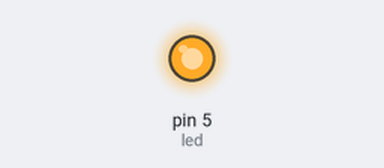
A sketch run on a simulated Arduino Uno, built with avr-gcc and run on an emulated ATmega328P. On the bench: output pins drawn as LEDs (lit = HIGH). No radio packets arrive unless stated; pins used as bus, display or sensor lines are not drawn.

Above: at 0.03 s.
At 5.0 s:
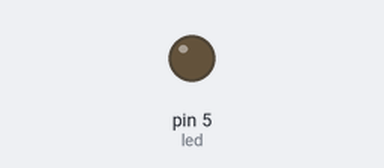
Timing chart, 0 to 13.1 s (numbered marks = the images above):
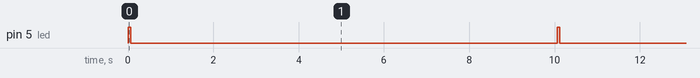

Measured:
- by itself, pin 5 (led): alternates HIGH for 0.06 s and LOW for 10.0 s

The sketch:

UNO_as_sensor.ino
```cpp
//----------------------------------------------------------------
/*
   Hardware setup:
   MMA8452 Breakout ------------ Arduino
       3.3V --------------------- 3.3V
       SDA ----------------------- A4
       SCL ----------------------- A5
       INT2 ---------------------- D3
       INT1 ---------------------- D2
       GND ---------------------- GND

    NRF Hardware SPI:
       MISO ->  D12 purple
       MOSI ->  D11 blue
       SCK  ->   D13 grey
       CSN  ->  D10 brown
       CE    ->     D8 green (chip is active if CE is high)
       POWR -> D9 red

*/


//----------------------------------------------------------------
#include "i2c.h"  // not the wire library, can't use pull-ups
#include <avr/sleep.h>
 #include <avr/wdt.h>
#include <SPI.h>
#include "nRF24L01.h"
#include "RF24.h"


#define SENSOR_ADDRESS 2

//-----------------------------------------------------------------
#define digitalPin4   4
#define digitalPin5   5
#define digitalPin6   6
#define digitalPin7   7
#define nrfPower     7

#define CE_PIN      8
#define CS_PIN      9
#define BASE_ADDRESS 0x6261736531LL

#define  WHO_AM_I                    0x0D
#define  ACCELERATOR_NAME            0x2A
#define  FIRST_ACCELERATOR_ADDRESS   0x1D
#define  SECOND_ACCELERATOR_ADDRESS  0x1C

#define SERIAL_SPEED 115200

#define TWO_G      0
#define FOUR_G     1
#define HEIGHT_G   2

#define ACCELERO_STANDBY  0xFE
#define ACCELERO_ACTIVE   0x01


//------------------------------------------------------------------
#define CTRL_REG2  0x2B
#define NO_SLEEP   0x00
#define AUTO_SLEEP 0x04

#define SLEEP_NORMAL_POWER_MODE     0x00 // bit 3 and 4
#define SLEEP_LOW_POWER_MODE        0x08 // bit 3 and 4
#define SLEEP_MIN_POWER_MODE        0x18 // bit 3 and 4

#define WAKE_NORMAL_SAMPLING_MODE   0x00 // bit 0 and 1
#define WAKE_LOW_SAMPLING_MODE      0x3 // bit 0 and 1


//------------------------------------------------------------------
#define CTRL_REG1                   0x2A
#define CLEAR_SAMPLE_RATE_SETTING   0x06
#define SLEEP_MODE_SAMPLE_RATE_12Hz 0x40 //bit 7 and 6
#define SLEEP_MODE_SAMPLE_RATE_50Hz 0x00
#define WAKE_MODE_SAMPLE_RATE_12Hz  0x28
#define WAKE_MODE_SAMPLE_RATE_800Hz  0

#define DEEP_SLEEP_MODE    0b000000011
#define SLEEP_MODE_ON        0x04
#define SLEEP_MODE_OFF      0xFB

#define SLEEP_SAMPLING_SLOW 0b01000000
#define WAKE_SAMPLING_SLOW  0b00101000

#define GO_TO_SLEEP_TIMEOUT         0x29
#define SLEEP_IMMEDIATELY             0
#define SLEEP_AFTER_10_SEC_AT_12Hz   31
#define SLEEP_AFTER_5_SEC_AT_12Hz    15
#define SLEEP_AFTER_5_SEC_AT_800Hz   15


#define XYZ_DATA_CFG             0x0E
#define HEIGH_HUNDRED_HZ 0xC7
#define TWELVE_HZ                   0xEF

//------------------------------------------------------------------
#define INTERRUPT_WAKE         0x2C
#define INTERRUPT_ACTIVE_HIGH  0x02
#define WAKE_ON_TRANSIENT      0x40 //bit 6
#define WAKE_ON_FREE_FALL      0x08  //bit 3
#define WAKE_ON_PULSE          0x10
#define WAKE_ON_MOTION         0x08 //same as Free fall here
#define WAKE_ON_ALL            0x78

//------------------------------------------------------------------
#define INTERRUPT_ENABLED      0x2D
#define INTERRUPT_DATA_READY   0x01
#define INTERRUPT_MOTION       0x04
#define INTERRUPT_PULSE        0x08
#define INTERRUPT_ORIENTATION  0x10
#define INTERRUPT_TRANSIENT    0x20
#define INTERRUPT_SLEEP_MODE   0x80

//------------------------------------------------------------------
#define INTERRUPT_PIN_ASSIGNMENT 0x2E
#define DATA_READY_PIN1        0x01
#define MOTION_ON_PIN1         0x04
#define PULSE_ON_PIN1          0x08
#define ROTATE_ON_PIN1         0x10
#define TRANSIENT_ON_PIN1      0x20
#define SLEEP_ON_PIN1          0x80

//------------------------------------------------------------------
#define PULSE_CONFIGURATION           0x21
#define PULSE_TIME_WINDOW               0x26
#define INTERVAL_BETWEEN_PULSES 0x27
#define PULSE_SINGLE_TAP_X_Y_Z      0x15
#define PULSE_THRESHOLD_X               0x23
#define PULSE_THRESHOLD_Y               0x24
#define PULSE_THRESHOLD_Z               0x25
#define FLAG_PULSES                              0x40  // Pulses occurence are kept in a variable until that variable is read

//------------------------------------------------------------------
#define MOTION_CONFIGURATION 0x15
#define FREE_FALL_DETECTOR      0x00 //carefull, this needs an NAND to function
#define MOTION_DETECTOR            0x40
#define X_AXIS_ENABLED                 0x08
#define Y_AXIS_ENABLED                 0x10
#define Z_AXIS_ENABLED                 0x20
#define FLAG_MOTIONS                    0x80  // Motion occurence are kept in a variable until that variable is read

//------------------------------------------------------------------
#define MOTION_THRESHOLD         0x17  //Range is from 0 to 127
#define THRESHOLD_ZERO            0x02
#define THRESHOLD_TINY            0x04
#define THRESHOLD_MINI            0x06
#define THRESHOLD_MINI_SMALL      0xA
#define THRESHOLD_SMALL           0xC
#define THRESHOLD_MEDIUM          0x14
#define THRESHOLD_BIG             0x20
#define THRESHOLD_HUGHE           0x30

#define MOTION_SAMPLE 0x18 // 8 bit value for window of samples to look at for motion detection
#define MINIMUM_SAMPLE   1
#define ZERO_SAMPLE      2
#define ONE_SAMPLE       3
#define TINY_SAMPLE      4
#define CUTE_SAMPLE      5
#define MINI_SAMPLE      8
#define SMALL_SAMPLE    16
#define MEDIUM_SAMPLE   32
#define LARGE_SAMPLE     64
#define BIG_SAMPLE         128
#define MAX_SAMPLE        255

#define START_ACCELERATOR_FAILED 99999
#define START_SENSOR_OK          00000
#define COVER_FLIPPED            99998
#define COVER_OPEN               60000


#define DATA_PAYLOAD unsigned int
// ++++++++++++++++++++++++++++++++++++++++++++++++++++++++++++

int led = 5;

int firstInterruptPin       = 2 ;
int secondInterruptPin = 3 ;
const byte dataRate    = 0 ;  // output data rate: 0=800Hz, 1=400, 2=200, 3=100, 4=50, 5=12.5, 6=6.25, 7=1.56
const uint64_t baseAddress = BASE_ADDRESS ;

int accelCount[6]              ;  // Stores the 12-bit signed value
int oldAccelCount[6]         ;  // Stores the 12-bit signed value
int veryOldAccelCount[6] ;  // Stores the 12-bit signed value

boolean firstAcceleratorPlugged       = false ;
boolean secondAcceleratorPlugged = false ;
boolean knownProblemWithAccelerometer = false ;
volatile boolean binCoverMoves        = false ;
volatile boolean isSendingToServer   = false ;

unsigned long lastInterrupt = millis();

// --------------------------------------------------------------------------------------------------------------
// --------------------------------------------------------------------------------------------------------------
void setup() {
      pinMode(led, OUTPUT);

    //  wdt_disable();                         // turn off watchdog to save energy
      /*digitalWrite(digitalPin4, HIGH);       // turn on pullup resistors to save energy
      digitalWrite(digitalPin5, HIGH);       // turn on pullup resistors to save energy
      digitalWrite(digitalPin6, HIGH);       // turn on pullup resistors to save energy
      digitalWrite(digitalPin7, HIGH);       // turn on pullup resistors to save energy
        */
      //Serial.begin(SERIAL_SPEED);

      pinMode      (nrfPower           , OUTPUT) ;
      digitalWrite  (nrfPower          , LOW   ) ;
      pinMode      (firstInterruptPin  , INPUT ) ;       // Set up the interrupt pins, active high, push-pull
      digitalWrite  (firstInterruptPin , LOW   ) ;
      pinMode      (secondInterruptPin , INPUT ) ;  digitalWrite  (secondInterruptPin, LOW    )  ;

       //ADCSRA = 0;
       //startAccelerometer();
       //sleepSensor();
}


// --------------------------------------------------------------------------------------------------------------
// --------------------------------------------------------------------------------------------------------------
void loop() {

           sendDataToServer(65000);
          delay(10000);

/*    if ( !isSendingToServer && binCoverMoves ) {
         isSendingToServer = true    ;
         readAccelData(accelCount, FIRST_ACCELERATOR_ADDRESS);  // Read the x/y/z adc values
         //Serial.print(accelCount[2]/5);Serial.print(' ');
         sendDataToServer(accelCount[2]/5   );
         //if (accelCount[2] < 0 )  sendDataToServer(COVER_FLIPPED);
         //else                     sendDataToServer(COVER_OPEN   );
    }
     if(!firstAcceleratorPlugged) if (startingAccelerometer(FIRST_ACCELERATOR_ADDRESS)) firstAcceleratorPlugged = true;
     */
}

// --------------------------------------------------------------------------------------------------------------
void motionDetected(){
          if ( isSendingToServer ) return;
          sleep_disable();
          detachInterrupt(0);
          binCoverMoves = true;
}

//---------------------------------------------------------------------------------------------------
boolean startingAccelerometer(byte thisAccelerometer){
     Serial.print("-Trying to plug accelerometer ");
     byte accelerometerName = readRegister(WHO_AM_I, thisAccelerometer);

     if (accelerometerName == ACCELERATOR_NAME ) {
           initMMA8452(TWO_G, dataRate, thisAccelerometer);
           firstAcceleratorPlugged = true;
           Serial.println("...OK");
           return true;
     }
     else {
           knownProblemWithAccelerometer = true ;
           Serial.print("...Fail for:  ");
           Serial.print(thisAccelerometer);
           Serial.print(" with error:  ");
           Serial.println(accelerometerName,HEX);
           return false;
     }
}


// --------------------------------------------------------------------------------------------------------------
void sendDataToServer (unsigned int data)  {

            digitalWrite(led, HIGH);   // turn the LED on (HIGH is the voltage level)


           lastInterrupt         = millis() ;
            binCoverMoves = false    ;
            byte sendingBuffer[2];

            //shit bat crazy: flip bits if notation is negative number an place them in right place
            boolean isNegative = (data > 32767);
            if (isNegative) data = ~data;

            data = (data << 7) ;
            data += SENSOR_ADDRESS ;
            if (isNegative) data += 32768 ; // sign bit
            Serial.println(data);
            sendingBuffer[0] = data  >> 8    ;
            sendingBuffer[1] = data &  255  ;


            digitalWrite(nrfPower,HIGH);  delay(50);
            RF24 radio(CE_PIN,CS_PIN) ;
            //radio.powerUp();


            radio.begin();
            radio.setPayloadSize(sizeof(DATA_PAYLOAD));
            radio.setRetries(15,15);
            radio.setPALevel(RF24_PA_MAX);
            radio.setDataRate(RF24_250KBPS);
            radio.setChannel(1);
            radio.setCRCLength(RF24_CRC_16);
            radio.openWritingPipe(baseAddress);
            radio.startListening() ;
            radio.stopListening();                        // First, stop listening so we can talk
            radio.write( sendingBuffer , radio.getPayloadSize() );


              delay(5);


            //attachInterrupt(0, motionDetected, CHANGE);
            radio.powerDown();
            digitalWrite(led, LOW);    // turn the LED off by making the voltage LOW
               //                  delay(1000);

           //  digitalWrite(nrfPower,LOW);
             //delay(1000);


            isSendingToServer = false    ;
          //  sleepSensor();
 }

// --------------------------------------------------------------------------------------------------------------
void sleepSensor(){
            ADCSRA = 0;
            sleep_enable();
           attachInterrupt(0, motionDetected, CHANGE);
            set_sleep_mode(SLEEP_MODE_PWR_DOWN);
            cli();
            sei();
            sleep_cpu();
            sleep_disable();

}

// --------------------------------------------------------------------------------------------------------------
void readAccelData(int * destination, unsigned char accelerometer) {
  byte rawData[6];  // x/y/z accel register data stored here
  readRegisters(0x01, 6, &rawData[0],accelerometer);  // Read the six raw data registers into data array

  for (int i=0; i<6; i+=2)  {  // loop to calculate 12-bit ADC and g value for each axis
    destination[i/2] = ((rawData[i] << 8) | rawData[i+1]) >> 4;  // Turn the MSB and LSB into a 12-bit value
    if (rawData[i] > 0x7F)  {  // If the number is negative, we have to make it so manually (no 12-bit data type)
          destination[i/2] = ~destination[i/2] + 1;
          destination[i/2] *= -1;  // Transform into negative 2's complement #
    }
  }
}

 // ---------------------------------------------------------------------------
// This function will read the status of the tap source register.   And print if there's been a single or double tap, and on what   axis.
void tapHandler(unsigned char accelerometer)
{
  byte source = readRegister(0x22,accelerometer);  // Reads the PULSE_SRC register

  if ((source & 0x10)==0x10) { // If AxX bit is set

    if ((source & 0x08)==0x08)        Serial.print("    Double Tap (2) on X"); // If DPE (double puls) bit is set // tabbing here for visibility
    else                                             Serial.print("Single (1) tap on X");

    if ((source & 0x01)==0x01)       Serial.println(" +"); // If PoIX is set
    else                                            Serial.println(" -");
  }

  if ((source & 0x20)==0x20)    {  // If AxY bit is set
    if ((source & 0x08)==0x08)        Serial.print("    Double Tap (2) on Y");// If DPE (double puls) bit is set
    else                                             Serial.print("Single (1) tap on Y");

    if ((source & 0x02)==0x02)        Serial.println(" +");// If PoIY is set
    else                                             Serial.println(" -");
  }

  if ((source & 0x40)==0x40) { // If AxZ bit is set
    if ((source & 0x08)==0x08)      Serial.print("    Double Tap (2) on Z");  // If DPE (double puls) bit is set
    else                                           Serial.print("Single (1) tap on Z");

    if ((source & 0x04)==0x04)      Serial.println(" +"); // If PoIZ is set
    else                                           Serial.println(" -");
  }
}


// ---------------------------------------------------------------------------
// This function will read the p/l source register and print what direction the sensor is now facing
void portraitLandscapeHandler(unsigned char accelerometer)
{
  byte pl = readRegister(0x10,accelerometer);  // Reads the PL_STATUS register
  switch((pl&0x06)>>1)  // Check on the LAPO[1:0] bits
  {
    case 0:      Serial.print("Portrait up, ");           break;
    case 1:      Serial.print("Portrait Down, ");      break;
    case 2:      Serial.print("Landscape Right, "); break;
    case 3:      Serial.print("Landscape Left, ");   break;
  }
  if (pl&0x01)      Serial.print("Back"); // Check the BAFRO bit
  else                  Serial.print("Front");
  if (pl&0x40)      Serial.print(", Z-tilt!");// Check the LO bit
  Serial.println();
}


// --------------------------------------------------------------------------------------------------------------
void startAccelerometer() {
    byte c =0;
       c = readRegister(0x0D,FIRST_ACCELERATOR_ADDRESS);  // Read WHO_AM_I register

      if (c == 0x2A) // WHO_AM_I should always be 0x2A
      {
              firstAcceleratorPlugged = true;
              initMMA8452(TWO_G, 0,FIRST_ACCELERATOR_ADDRESS);  // init the accelerometer if communication is OK
              sendDataToServer(START_SENSOR_OK);
      }
      else
      {
              Serial.print("Could not connect to MMA8452Q: 0x");
              Serial.println(c, HEX);
              sendDataToServer(START_ACCELERATOR_FAILED);
      }
}

// --------------------------------------------------------------------------------------------------
void initMMA8452(byte gResolution, byte dataRate, unsigned char accelerometer)
{
  Serial.println("");

  setAcceleroToStandby(accelerometer);                         // Must be in standby to change registers
  writeRegister(XYZ_DATA_CFG,   gResolution, accelerometer);   // set to 2G
  writeRegister(CTRL_REG1,     SLEEP_MODE_SAMPLE_RATE_12Hz | WAKE_MODE_SAMPLE_RATE_12Hz          , accelerometer);
  writeRegister(CTRL_REG2,     SLEEP_MIN_POWER_MODE        | WAKE_LOW_SAMPLING_MODE | AUTO_SLEEP  , accelerometer);

  //MOTION DETECTOR
  writeRegister(MOTION_CONFIGURATION     ,  MOTION_DETECTOR | Z_AXIS_ENABLED       , accelerometer);  // multiply by 0.0625g/LSB to get the threshold
  writeRegister(MOTION_THRESHOLD         ,  THRESHOLD_MINI_SMALL                        , accelerometer);
  writeRegister(MOTION_SAMPLE            ,  MINIMUM_SAMPLE                            , accelerometer);

  //SETTING UP INTERRUPT
  writeRegister(INTERRUPT_WAKE           ,  INTERRUPT_ACTIVE_HIGH | WAKE_ON_MOTION , accelerometer);  // Active high, push-pull interrupts
  writeRegister(INTERRUPT_ENABLED        ,  INTERRUPT_MOTION                       , accelerometer);
  writeRegister(INTERRUPT_PIN_ASSIGNMENT ,  MOTION_ON_PIN1                         , accelerometer);  // DRDY on INT1, P/L and taps on INT2
 writeRegister(GO_TO_SLEEP_TIMEOUT       ,  SLEEP_IMMEDIATELY                      , accelerometer);

  /*Serial.print( "CTRL_REG1  -SLEEP/WAKE SAMPLING RATE: ");       Serial.println(  readRegister(CTRL_REG1,accelerometer));
  Serial.print( "CTRL_REG2  -SLEEP_MODE_ON: ");                             Serial.println( readRegister(CTRL_REG2       ,accelerometer));
  Serial.print( "TIMEOUT TO SLEEP: time to wait before sleep: ");          Serial.println(  readRegister(GO_TO_SLEEP_TIMEOUT,accelerometer));
  Serial.print( "INTERRUPT_WAKE  -interrupt setting: ");                         Serial.println(  readRegister(INTERRUPT_WAKE,accelerometer) );
  Serial.print( "INTERRUPT ENABLED  -interrupt setting: ");                   Serial.println( readRegister(INTERRUPT_ENABLED,accelerometer) );
  Serial.print( "INTERRUPT_PIN_ASSIGNMENT  -interrupt setting: ");   Serial.println(  readRegister(INTERRUPT_PIN_ASSIGNMENT,accelerometer) );
  Serial.print( "ACCELERO STATUS: ");                                                   Serial.println(   readRegister(0x0B ,  accelerometer));
  */
  setAcceleroToActive(accelerometer);  // Set to active to start reading
}


 // -------------------------------------------------------------------------------------------------
// Sets the MMA8452 to standby mode. It must be in standby to change most register settings
void setAcceleroToStandby(unsigned char accelerometer) {
    writeRegister( CTRL_REG1, readRegister( CTRL_REG1, accelerometer ) & ACCELERO_STANDBY, accelerometer );
}

// -------------------------------------------------------------------------------------------------
// Sets the MMA8452 to active mode;   Needs to be in this mode to output data
void setAcceleroToActive(unsigned char accelerometer) {
  byte c = readRegister( CTRL_REG1,                                            accelerometer  );
                writeRegister( CTRL_REG1, c | ACCELERO_ACTIVE, accelerometer );
}

// -------------------------------------------------------------------------------------------------
// Read i registers sequentially, starting at address  into the dest byte array
void readRegisters(byte address, int i, byte * dest, unsigned char accelerometer)
{
  i2cSendStart();                                  i2cWaitForComplete();
  i2cSendByte((accelerometer<<1));  i2cWaitForComplete(); 	// write 0xB4
  i2cSendByte(address);                     i2cWaitForComplete(); 	// write register address

  i2cSendStart();
  i2cSendByte((accelerometer<<1)|0x01);  i2cWaitForComplete();// write 0xB5

  for (int j=0; j<i; j++)  {
    i2cReceiveByte(TRUE);    i2cWaitForComplete();
    dest[j] = i2cGetReceivedByte();	// Get MSB result
  }
  i2cWaitForComplete();
  i2cSendStop();

  cbi(TWCR, TWEN);	// Disable TWI
  sbi(TWCR, TWEN);	// Enable TWI
}

// -------------------------------------------------------------------------------------------------
/* read a single byte from address and return it as a byte */
byte readRegister(uint8_t address, unsigned char accelerometer)
{
  byte data;

  i2cSendStart();                                  i2cWaitForComplete();
  i2cSendByte((accelerometer<<1));  i2cWaitForComplete();	// write 0xB4
  i2cSendByte(address);	                     i2cWaitForComplete();// write register address

  i2cSendStart();

  i2cSendByte((accelerometer<<1)|0x01);  i2cWaitForComplete(); // write 0xB5
  i2cReceiveByte(TRUE);                            i2cWaitForComplete();

  data = i2cGetReceivedByte();	              i2cWaitForComplete();// Get MSB result
  i2cSendStop();

  cbi(TWCR, TWEN);	// Disable TWI
  sbi(TWCR, TWEN);	// Enable TWI

  return data;
}

//----------------------------------------------------------------------------------------------------------------------
/* Writes a single byte (data) into address */
void writeRegister(unsigned char address, unsigned char data, unsigned char accelerometer)
{
  i2cSendStart();                                  i2cWaitForComplete();
  i2cSendByte((accelerometer<<1));  i2cWaitForComplete(); // write 0xB4
  i2cSendByte(address);	                    i2cWaitForComplete(); // write register address
  i2cSendByte(data);                           i2cWaitForComplete();
  i2cSendStop();
}
```

Source omitted: defs.h (2281 bytes), i2c.h (5155 bytes), types.h (1456 bytes)
